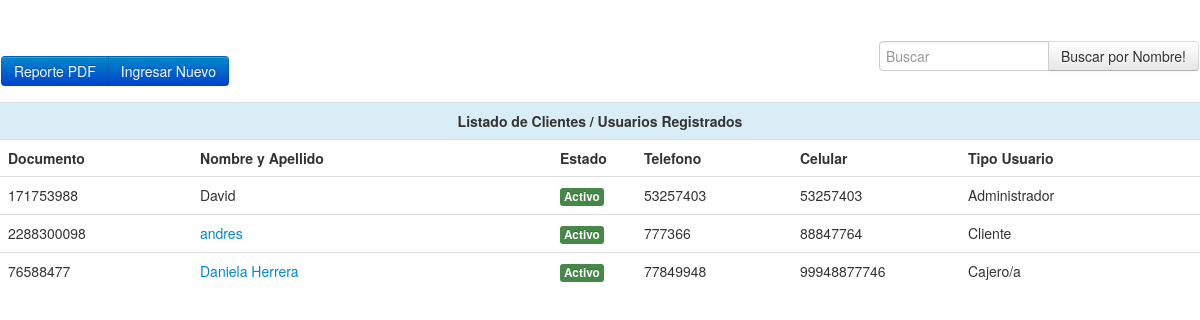
/clientes.php (signed in), run on the app's committed database.
### tables this page shows
CREATE TABLE IF NOT EXISTS `usuarios` (
  `ced` varchar(255) NOT NULL,
  `estado` varchar(255) NOT NULL,
  `nom` varchar(255) NOT NULL,
  `dir` varchar(255) NOT NULL,
  `tel` varchar(255) NOT NULL,
  `cel` varchar(255) NOT NULL,
  `cupo` varchar(255) NOT NULL,
  `barrio` varchar(255) NOT NULL,
  `ciudad` varchar(255) NOT NULL,
  `usu` varchar(255) NOT NULL,
  `con` varchar(255) NOT NULL,
  `tipo` varchar(255) NOT NULL,
  PRIMARY KEY (`ced`)
);

### clientes.php (the view, shortened to what this page needs)
<?php
		$tipo_usu=$_SESSION['tipo_usu'];
?>
<!DOCTYPE html>
<html lang="en">
<head>
    <link href="css/bootstrap.css" rel="stylesheet">
    <link href="css/bootstrap-responsive.css" rel="stylesheet">
    <link href="css/docs.css" rel="stylesheet">
    <link href="js/google-code-prettify/prettify.css" rel="stylesheet">
</head>
<body data-spy="scroll" data-target=".bs-docs-sidebar">
<table width="100%" border="0">
  <tr>
    <td>
    <div class="btn-group" data-toggle="buttons-checkbox">
        <button type="button" class="btn btn-primary" onClick="window.location='PDFclientes.php'">Reporte PDF</button>
        <button type="button" class="btn btn-primary" onClick="window.location='crear_clientes.php'">Ingresar Nuevo</button>
    </div>
    </td>
    <td>
    <div align="right">
    <form method="post" action="" enctype="multipart/form-data" name="form1" id="form1">
      <div class="input-append">
             <input name="bus" type="text" class="span2" size="60" list="characters" placeholder="Buscar" autocomplete="off">
              <?php
                $can=mysql_query("SELECT * FROM usuarios");
              ?>
            <button class="btn" type="submit">Buscar por Nombre!</button>
      </div>
    </form>
    </div>
    </td>
  </tr>
</table>
<div align="center">
<table width="80%" border="0" class="table">
  <tr class="info">
    <td colspan="6"><center><strong>Listado de Clientes / Usuarios Registrados</strong></center></td>
  </tr>
  <tr>
    <td width="16%"><strong>Documento</strong></td>
    <td width="30%"><strong>Nombre y Apellido</strong></td>
    <td width="7%"><strong>Estado</strong></td>
    <td width="13%"><strong>Telefono</strong></td>
    <td width="14%"><strong>Celular</strong></td>
    <td width="20%"><strong>Tipo Usuario</strong></td>
  </tr>
    <?php
	if(empty($_POST['bus'])){
		$can=mysql_query("SELECT * FROM usuarios");
	}else{
		$buscar=$_POST['bus'];
		$can=mysql_query("SELECT * FROM usuarios where nom LIKE '$buscar%' or ced LIKE '$buscar%'");
	}
	while($dato=mysql_fetch_array($can)){
		if($dato['tipo']=='a'){
			$clase='Administrador';
		}elseif($dato['tipo']=='cl'){
			$clase='Cliente';
		}else{
				$clase='Cajero/a';
		}
		if($dato['estado']=="n"){
			$estado='<span class="label label-important">Inactivo</span>';
		}else{
			$estado='<span class="label label-success">Activo</span>';
		}
	?>
  <tr>
    <td><?php echo $dato['ced']; ?></td>
    <td>
    	<?php if($tipo_usu=='ca' and $dato['tipo']<>'a'){ ?>
    		<a href="crear_clientes.php?codigo=<?php echo $dato['ced']; ?>"><?php echo $dato['nom']; ?></a>
        <?php }elseif($tipo_usu=='a'){ ?>
        	<a href="crear_clientes.php?codigo=<?php echo $dato['ced']; ?>"><?php echo $dato['nom']; ?></a>
        <?php }else{ echo $dato['nom']; } ?>
    </td>
    <td><a href="php_estado_cliente.php?id=<?php echo $dato['ced']; ?>"><?php echo $estado; ?></a></td>
    <td><?php echo $dato['tel']; ?></td>
    <td><?php echo $dato['cel']; ?></td>
    <td><?php echo $clase; ?></td>
    </tr>
    <?php } ?>
</table>
</div>
</body>
</html>

### css/docs.css (style rules this page uses)
body { position: relative; padding-top: 40px; }

### data on the page
usuarios: ced "171753988", nom "David", estado "Activo", tel "53257403", cel "53257403", tipo "Administrador"
usuarios: ced "2288300098", nom "andres", estado "Activo", tel "777366", cel "88847764", tipo "Cliente"
usuarios: ced "76588477", nom "Daniela Herrera", estado "Activo", tel "77849948", cel "99948877746", tipo "Cajero/a"
